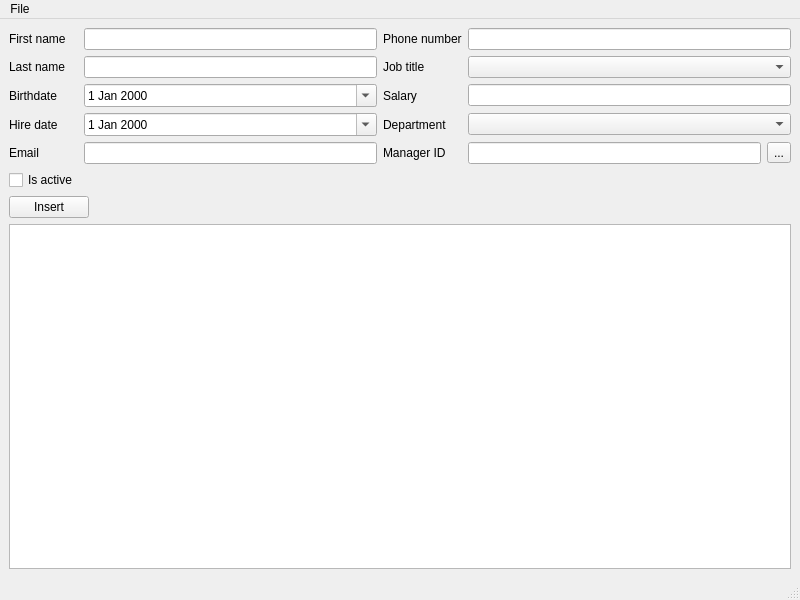
<?xml version="1.0" encoding="UTF-8"?>
<ui version="4.0">
 <class>MainWindow</class>
 <widget class="QMainWindow" name="MainWindow">
  <property name="geometry">
   <rect>
    <x>0</x>
    <y>0</y>
    <width>800</width>
    <height>600</height>
   </rect>
  </property>
  <property name="windowTitle">
   <string>MainWindow</string>
  </property>
  <widget class="QWidget" name="centralwidget">
   <layout class="QGridLayout" name="gridLayout_2">
    <item row="0" column="0">
     <layout class="QGridLayout" name="gridLayout">
      <item row="3" column="2">
       <widget class="QLabel" name="label_9">
        <property name="text">
         <string>Department</string>
        </property>
       </widget>
      </item>
      <item row="2" column="0">
       <widget class="QLabel" name="label_3">
        <property name="text">
         <string>Birthdate</string>
        </property>
       </widget>
      </item>
      <item row="4" column="2">
       <widget class="QLabel" name="label_10">
        <property name="text">
         <string>Manager ID</string>
        </property>
       </widget>
      </item>
      <item row="2" column="1">
       <widget class="QDateEdit" name="dateBirthdate">
        <property name="calendarPopup">
         <bool>true</bool>
        </property>
       </widget>
      </item>
      <item row="0" column="0">
       <widget class="QLabel" name="label">
        <property name="text">
         <string>First name</string>
        </property>
       </widget>
      </item>
      <item row="4" column="1">
       <widget class="QLineEdit" name="txtEmail"/>
      </item>
      <item row="1" column="2">
       <widget class="QLabel" name="label_7">
        <property name="text">
         <string>Job title</string>
        </property>
       </widget>
      </item>
      <item row="3" column="0">
       <widget class="QLabel" name="label_4">
        <property name="text">
         <string>Hire date</string>
        </property>
       </widget>
      </item>
      <item row="2" column="2">
       <widget class="QLabel" name="label_8">
        <property name="text">
         <string>Salary</string>
        </property>
       </widget>
      </item>
      <item row="4" column="0">
       <widget class="QLabel" name="label_5">
        <property name="text">
         <string>Email</string>
        </property>
       </widget>
      </item>
      <item row="1" column="0">
       <widget class="QLabel" name="label_2">
        <property name="text">
         <string>Last name</string>
        </property>
       </widget>
      </item>
      <item row="1" column="1">
       <widget class="QLineEdit" name="txtLastName"/>
      </item>
      <item row="4" column="3">
       <widget class="QLineEdit" name="txtManagerId"/>
      </item>
      <item row="0" column="1">
       <widget class="QLineEdit" name="txtFirstName"/>
      </item>
      <item row="0" column="2">
       <widget class="QLabel" name="label_6">
        <property name="text">
         <string>Phone number</string>
        </property>
       </widget>
      </item>
      <item row="3" column="1">
       <widget class="QDateEdit" name="dateHireDate">
        <property name="calendarPopup">
         <bool>true</bool>
        </property>
       </widget>
      </item>
      <item row="4" column="4">
       <widget class="QToolButton" name="toolButton">
        <property name="text">
         <string>...</string>
        </property>
       </widget>
      </item>
      <item row="3" column="3" colspan="2">
       <widget class="QComboBox" name="comboDepartment"/>
      </item>
      <item row="2" column="3" colspan="2">
       <widget class="QLineEdit" name="txtSalary"/>
      </item>
      <item row="1" column="3" colspan="2">
       <widget class="QComboBox" name="comboJobTitle"/>
      </item>
      <item row="0" column="3" colspan="2">
       <widget class="QLineEdit" name="txtPhoneNumber"/>
      </item>
      <item row="5" column="0">
       <widget class="QCheckBox" name="checkIsActive">
        <property name="text">
         <string>Is active</string>
        </property>
       </widget>
      </item>
     </layout>
    </item>
    <item row="1" column="0">
     <layout class="QHBoxLayout" name="horizontalLayout">
      <item>
       <widget class="QPushButton" name="buttonInsert">
        <property name="text">
         <string>Insert</string>
        </property>
       </widget>
      </item>
      <item>
       <spacer name="horizontalSpacer">
        <property name="orientation">
         <enum>Qt::Orientation::Horizontal</enum>
        </property>
        <property name="sizeHint" stdset="0">
         <size>
          <width>40</width>
          <height>20</height>
         </size>
        </property>
       </spacer>
      </item>
     </layout>
    </item>
    <item row="2" column="0">
     <widget class="QTableView" name="employeeTableView"/>
    </item>
   </layout>
  </widget>
  <widget class="QMenuBar" name="menubar">
   <property name="geometry">
    <rect>
     <x>0</x>
     <y>0</y>
     <width>800</width>
     <height>22</height>
    </rect>
   </property>
   <widget class="QMenu" name="menuFile">
    <property name="title">
     <string>File</string>
    </property>
    <addaction name="actionClose"/>
   </widget>
   <addaction name="menuFile"/>
  </widget>
  <widget class="QStatusBar" name="statusbar"/>
  <action name="actionClose">
   <property name="text">
    <string>Close</string>
   </property>
  </action>
 </widget>
 <tabstops>
  <tabstop>txtFirstName</tabstop>
  <tabstop>txtLastName</tabstop>
  <tabstop>dateBirthdate</tabstop>
  <tabstop>dateHireDate</tabstop>
  <tabstop>txtEmail</tabstop>
  <tabstop>txtPhoneNumber</tabstop>
  <tabstop>comboJobTitle</tabstop>
  <tabstop>txtSalary</tabstop>
  <tabstop>comboDepartment</tabstop>
  <tabstop>txtManagerId</tabstop>
  <tabstop>toolButton</tabstop>
  <tabstop>employeeTableView</tabstop>
 </tabstops>
 <resources/>
 <connections/>
</ui>
